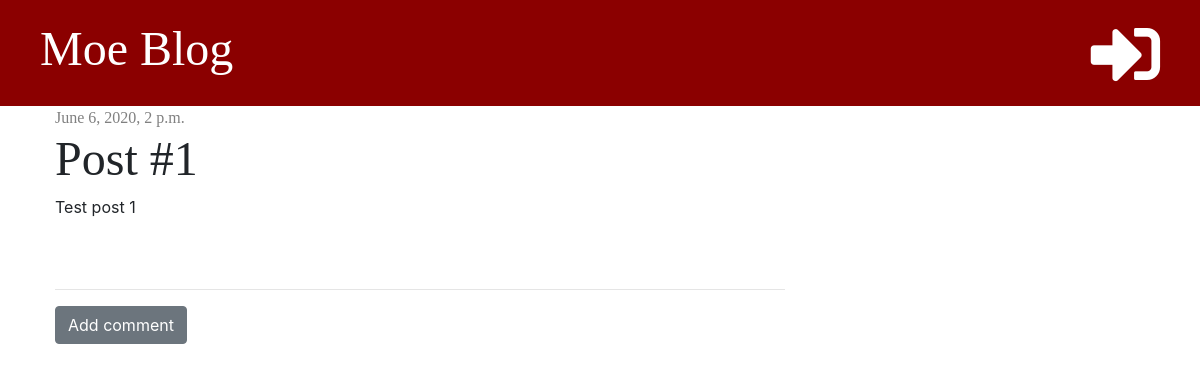
The page /post/1/ on the database as committed earlier.
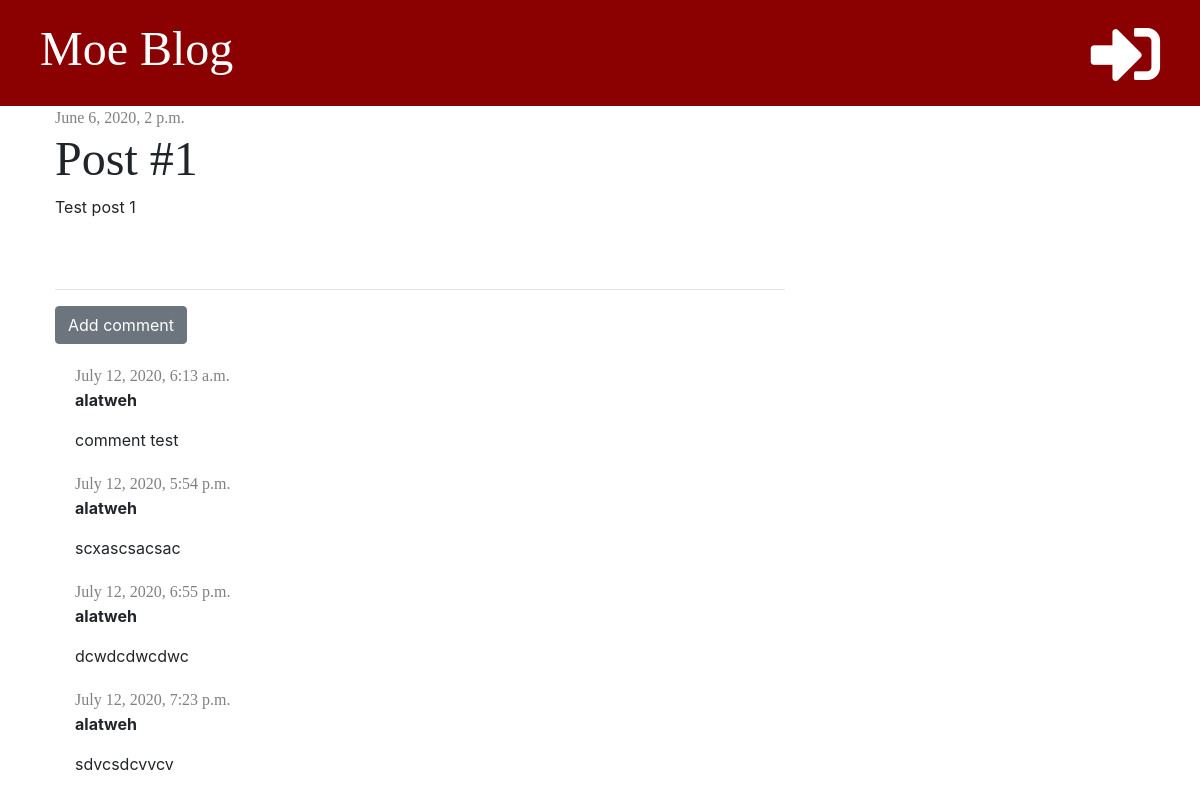
The same page on the database as committed later.
### blog/models.py (models this page shows, shortened)
class Post(models.Model):
    author = models.ForeignKey('auth.User', on_delete=models.CASCADE)
    title = models.CharField(max_length=200)
    text = models.TextField()
    created_date = models.DateTimeField(default=timezone.now)
    published_date = models.DateTimeField(blank=True, null=True)

class Comment(models.Model):
    post = models.ForeignKey('blog.Post', on_delete=models.CASCADE, related_name='comments')
    author = models.CharField(max_length=200)
    text = models.TextField()
    created_date = models.DateTimeField(default=timezone.now)
    approved = models.BooleanField(default=False)

### blog/views.py (the view)
# urls.py: path('post/<int:pk>/', views.post_detail, name='post_detail'),
def post_detail(request, pk):
    post = get_object_or_404(Post, pk=pk)
    stuff_for_frontend = {'post': post}
    return render(request, 'blog/post_detail.html', stuff_for_frontend)

### blog/templates/blog/post_detail.html (shortened to what this page needs)
{% extends 'blog/base.html' %}
{% block content %}
    <div class="post">
        {% if post.published_date %}
            <div class="date">
                {{ post.published_date }}
            </div>
        {% else %}
            <a href="{% url 'post_publish' pk=post.pk %}" class="btn btn-primary">Publish</a>
        {% endif %}
        <h1>{{ post.title }}</h1>
        <p>{{ post.text|linebreaksbr }}</p>
    </div>
    <hr>
    <a href="{% url 'add_comment_to_post' pk=post.pk %}" class="btn btn-secondary">Add comment</a>
    {% for comment in post.comments.all %}
        {% if user.is_authenticated or comment.approved %}
            <div class="comment">
                <div class="date">
                    {{ comment.created_date }}
                </div>
                <p><strong>{{ comment.author }}</strong></p>
                <p>{{ comment.text }}</p>
            </div>
        {% endif %}
        {% empty %}
            <p>No comments yet...</p>
    {% endfor %}
{% endblock %}

### blog/templates/blog/base.html (shortened to what this page needs)
<!DOCTYPE html>
{% load static %}
<html lang="en">
<head>
    <link rel="stylesheet" href="https://stackpath.bootstrapcdn.com/bootstrap/4.1.3/css/bootstrap.min.css">
    <link rel="stylesheet" href="{% static 'css/blog.css' %}">
    <link rel="stylesheet" href="https://use.fontawesome.com/releases/v5.2.0/css/all.css"
>
</head>
<body>
<div class="page-header">
    {% if user.is_authenticated %}
        <a href="{% url 'post_new' %}" class="top-menu"><i class="fas fa-plus fa-2x"></i></a>
        <a href="{% url 'post_draft_list' %}" class="top-menu"><i class="fab fa-firstdraft fa-2x"></i></a>
        <p class="top-menu">Hello, {{ user.username }} <small>(<a href="{% url 'logout' %}">Logout</a>)</small></p>
    {% else %}
        <a href="{% url 'login' %}" class="top-menu"><i class="fas fa-sign-in-alt fa-2x"></i></a>
    {% endif %}
    <h1><a href="/">Moe Blog</a></h1>
</div>
<div class="content container">
    <div class="row">
        <div class="col-md-8">
            {% block content %}
            {% endblock %}
        </div>
    </div>
</div>
</body>
</html>

### blog/static/css/blog.css (style rules this page uses)
.page-header { background-color: #8B0000; margin-top: 0; padding: 20px 20px 20px 40px; }
.page-header h1, .page-header h1 a { color: #ffffff; font-size: 36pt; text-decoration: none }
.content { margin-left: 40px; }
h1, h2, h3, h4 { font-family: 'Tangerine' , 'Inconsolata' , 'Droid Sans' , serif; font-size: 48px; }
.date, date p { color: #808080; font-family: 'Tangerine' , 'Inconsolata' , 'Droid Sans' , serif; }
.post { margin-bottom: 70px; }
.top-menu, .top-menu:hover { color: #FFFFFF; float: right; font-size: 26pt; margin-right: 20px; }
.comment { margin: 20px 0px 20px 20px; }

Rows that differ between the two databases and show on the page:
now on this page (row edited): Comment: created_date "July 12, 2020, 6:13 a.m.", author "alatweh", text "comment test"
added Comment: created_date "July 12, 2020, 5:54 p.m.", author "alatweh", text "scxascsacsac"
added Comment: created_date "July 12, 2020, 6:55 p.m.", author "alatweh", text "dcwdcdwcdwc"
added Comment: created_date "July 12, 2020, 7:23 p.m.", author "alatweh", text "sdvcsdcvvcv"
